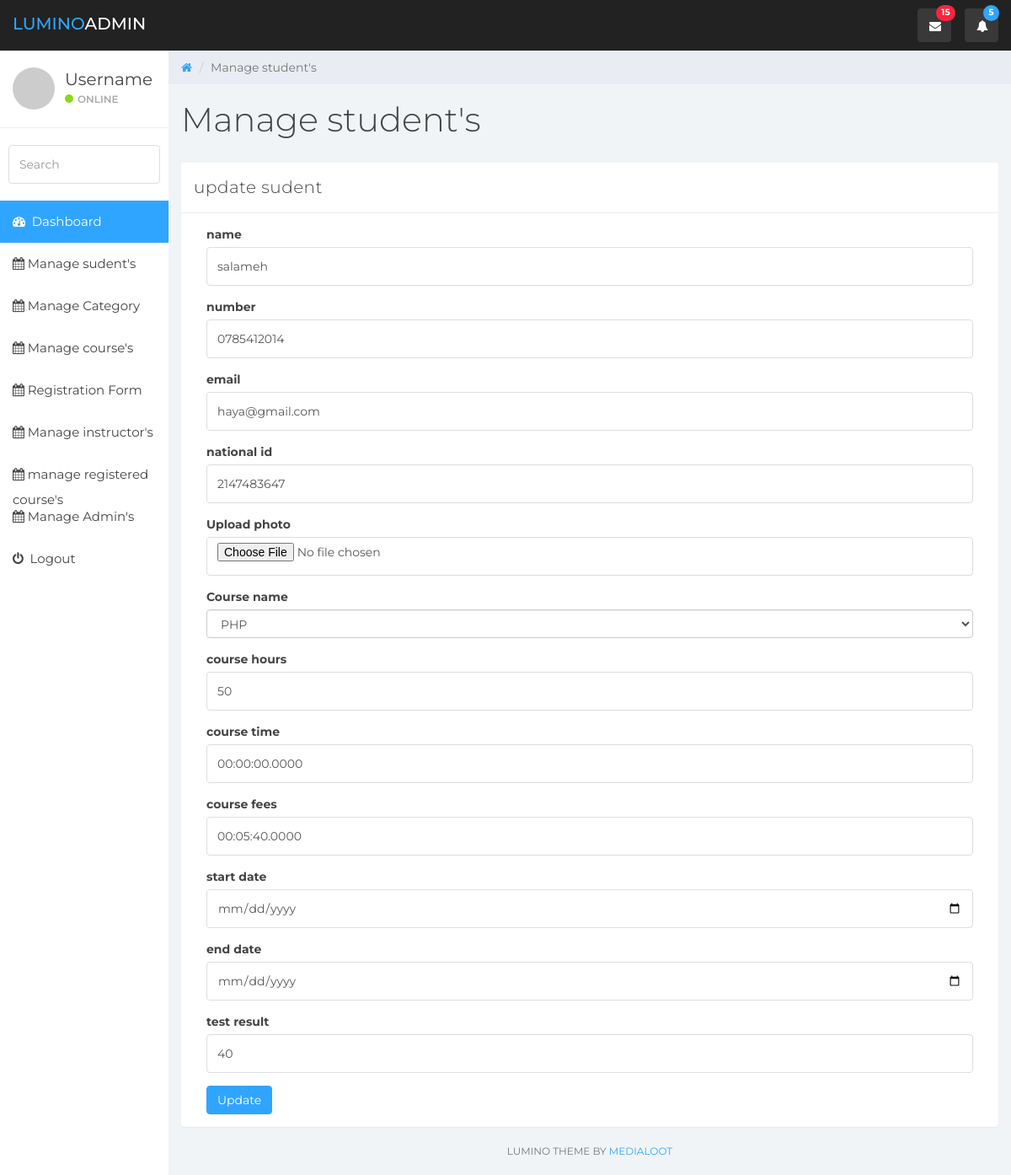
The app's page /admin/edit_student.php?student_id=2 (signed in) with its own data.
### tables this page shows
CREATE TABLE `reg_student` (
  `student_id` int(50) NOT NULL,
  `student_name` varchar(30) NOT NULL,
  `phone` varchar(50) NOT NULL,
  `Email` varchar(50) NOT NULL,
  `national_id` int(20) NOT NULL,
  `photo` varchar(50) NOT NULL,
  `course_name` varchar(20) NOT NULL,
  `course_hours` varchar(20) NOT NULL,
  `course_time` time(4) NOT NULL,
  `course_fees` time(4) NOT NULL,
  `start_date` date NOT NULL,
  `end_date` date NOT NULL,
  `test_result` varchar(30) NOT NULL,
  `admin_id` int(3) NOT NULL
);

### admin/edit_student.php (the view, shortened to what this page needs)
<?php
include_once '../includes/admin_header.php';
include_once '../includes/db_connection.php';
?>
<?php
$query = "select*from reg_student where student_id={$_GET['student_id']}";
$result = mysqli_query($link, $query);
$studentset = mysqli_fetch_assoc($result);
?>
<div class="col-sm-9 col-sm-offset-3 col-lg-10 col-lg-offset-2 main">
    <div class="row">
        <ol class="breadcrumb">
            <li><a href="#">
                    <em class="fa fa-home"></em>
                </a></li>
            <li class="active">Manage student's</li>
        </ol>
    </div>
    <div class="row">
        <div class="col-lg-12">
            <h1 class="page-header">Manage student's</h1>
        </div>
    </div>
    <div class="row">
        <div class="col-lg-12">
            <div class="panel panel-default">
                <div class="panel-heading">update sudent</div>
                <div class="panel-body">
                    <div class="col-md-12">
                        <form action="" method="post" enctype="multipart/form-data"  role="form">
                            <div class="form-group">
                                <label>name</label>
                                <input class="form-control" placeholder="" type="text" name="name" value="<?php echo $studentset['student_name']; ?>" >
                            </div>
                            <div class="form-group">
                                <label>number</label>
                                <input type="text" class="form-control" name="number" value="<?php echo $studentset['phone']; ?>">
                            </div>
                            <div class="form-group">
                                <label>email</label>
                                <input class="form-control" placeholder="" type="text" name="email" value="<?php echo $studentset['Email']; ?>" >
                            </div>
                            <div class="form-group">
                                <label>national id</label>
                                <input class="form-control" placeholder="" type="text" name="national_id" value="<?php echo $studentset['national_id']; ?>" >
                            </div>
                            <div class="form-group">
                                <label>Upload photo</label>
                                <input class="form-control" placeholder="" type="file" name="photo" value="<?php echo $studentset['photo']; ?>" >
                            </div>
                            <div class="form-group">
                                <label>Course name</label>
                                <select class="form-control" name="course_name" value="<?php echo $studentset['course_name']; ?>" >
                                    <?php
                                    $query = "select * from course";
                                    $result = mysqli_query($link, $query);
                                    while ($row = mysqli_fetch_assoc($result)) {
                                        echo "<option value='{$row['course_id']}'>{$row['course_name']}</option>";
                                    }
                                    ?>
                                </select>
                            </div>
                            <div class="form-group">
                                <label>course hours</label>
                                <input class="form-control" placeholder="" type="text" name="course_hours" value="<?php echo $studentset['course_hours']; ?>" >
                            </div>
                            <div class="form-group">
                                <label>course time</label>
                                <input class="form-control" placeholder="" type="text" name="course_time" value="<?php echo $studentset['course_time'] ?>" >
                            </div>
                            <div class="form-group">
                                <label>course fees</label>
                                <input class="form-control" placeholder="" type="text" name="course_fees" value="<?php echo $studentset['course_fees'] ?>">
                            </div>
                            <div class="form-group">
                                <label>start date</label>
                                <input class="form-control" placeholder="" type="date" name="start_date" value="<?php echo $studenteset['start_date']; ?>" >
                            </div>
                            <div class="form-group">
                                <label>end date</label>
                                <input class="form-control" placeholder="" type="date" name="end_date" value="<?php echo $studenteset['end_date']; ?>" >
                            </div>
                            <div class="form-group">
                                <label>test result</label>
                                <input class="form-control" placeholder="" type="text" name="test_result" value="<?php echo $studentset['test_result']; ?>" >
                            </div>
                            <button type="submit" class="btn btn-primary" name="submit">Update</button>
                        </form>
                    </div>
                </div>
            </div>
        </div>
    </div>
    <div class="col-sm-12">
        <p class="back-link">Lumino Theme by <a href="https://www.medialoot.com">Medialoot</a></p>
    </div>
</div>
</body>
</html>

### admin/css/styles.css (style rules this page uses)
body { background: #f1f4f7; padding-top: 60px; font-size: 14px; color: #444444; font-family: "Montserrat", "Helvetica Neue", Helvetica, Arial, sans-serif; }
p { color: #777; }
a, a:hover, a:focus { color: #30a5ff; }
h1, h2, h3, h4, h5, h6 { color: #444444; }
h1 { font-weight: 300; font-size: 40px; }
input.form-control { border: 1px solid #ddd; box-shadow: none; height: 46px; }
.btn-primary, .btn-primary:hover, .btn-primary:focus, .btn-primary:active, .btn-primary.active, .open > .dropdown-toggle.btn-primary, .btn-primary.disabled, .btn-primary[disabled], fieldset[disabled] .btn-primary, .btn-primary.disabled:hover, .btn-primary[disabled]:hover, fieldset[disabled] .btn-primary:hover, .btn-primary.disabled:focus, .btn-primary[disabled]:focus, fieldset[disabled] .btn-primary:focus, .btn-primary.disabled:active, .btn-primary[disabled]:active, fieldset[disabled] .btn-primary:active, .btn-primary.disabled.active, .btn-primary[disabled].active, fieldset[disabled] .btn-primary.active { background-color: #30a5ff; border-color: #30a5ff; }
.panel { border: 0; }
.panel-heading { font-size: 20px; font-weight: 300; letter-spacing: 0.025em; height: 60px; line-height: 38px; }
.panel-default .panel-heading { background: #fff; border-bottom: 1px solid #e9ecf2; color: #444444; }
.breadcrumb { border-radius: 0; padding: 10px 15px 10px 15px; background: #e9ecf2; margin: 0; }
h1.page-header { margin-top: 20px; border-bottom: 0; }
p.back-link { text-align: center; margin-bottom: 20px; font-size: 12px; text-transform: uppercase; }

### records on screen
reg_student: name "salameh", number "0785412014", email "haya@gmail.com", national_id "2147483647", course_hours "50", course_time "00:00:00.0000", course_fees "00:05:40.0000", test_result "40"

### other values on screen
form field course_name "PHP"
